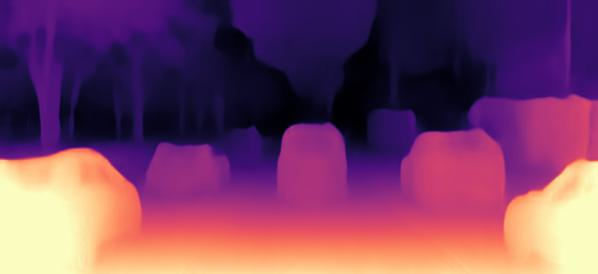
#> input picture test2_image_disp.jpeg, 598 x 274 px
$ python depthdajfl.py
#> lines starting #> are read from the running program, lines starting #| are printed output that depends on the picture
import cv2
import numpy as np

# Read the input disparity map.
disparity_map = cv2.imread('test2_image_disp.jpeg', cv2.IMREAD_GRAYSCALE)
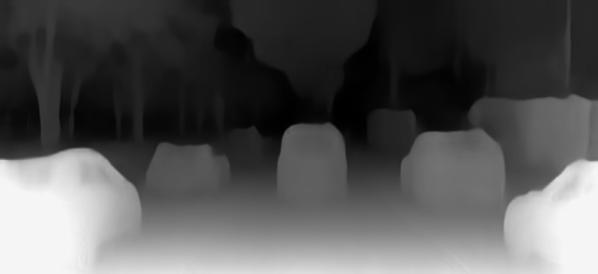
#> disparity_map: shape (274, 598); min 0, max 248, mean 85.9

# Convert the disparity map to a depth map.
depth_map = cv2.convertScaleAbs(disparity_map, alpha=1.0 / 16.0)

# Save the output depth map.
cv2.imwrite('depth_map2.png', depth_map)

$ run again, with test_image_disp.jpeg copied over test2_image_disp.jpeg
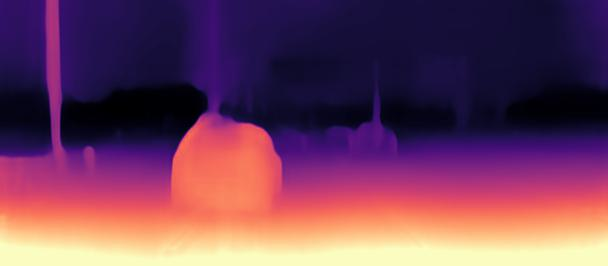
#> input picture test_image_disp.jpeg, 608 x 266 px
#> `disparity_map = cv2.imread('test2_image_disp.jpeg', cv2.IMREAD_GRAYSCA..`:
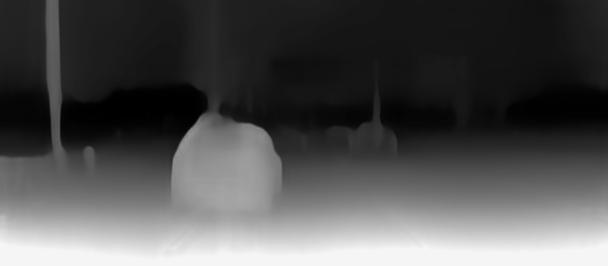
#> disparity_map: shape (266, 608); min 0, max 247, mean 81.3
